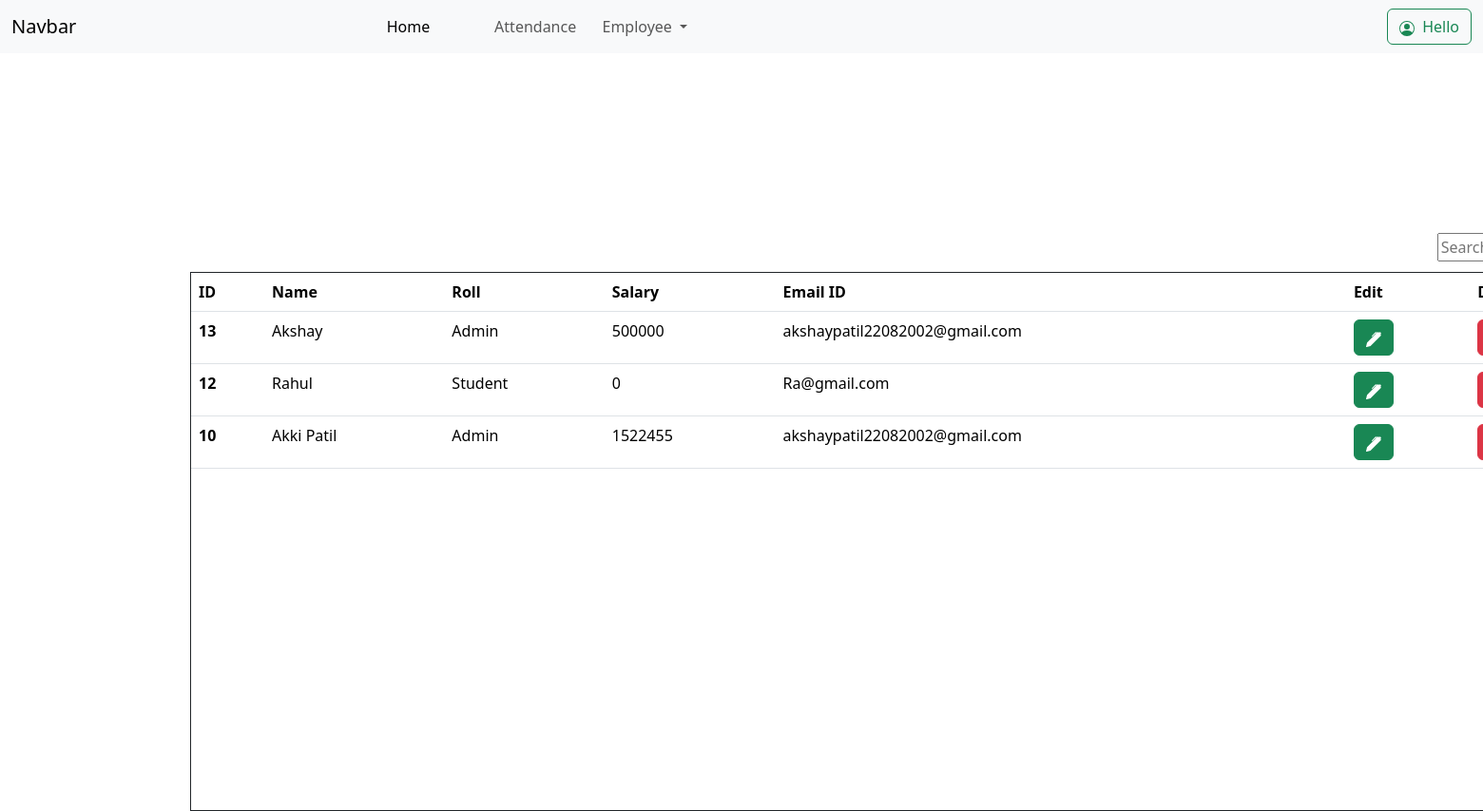
Page /page/Empllist.php (signed in) on the committed database.
### tables this page shows
CREATE TABLE IF NOT EXISTS `employee` (
  `id` int NOT NULL AUTO_INCREMENT,
  `username` varchar(255) NOT NULL,
  `email` varchar(255) NOT NULL,
  `roll` varchar(255) NOT NULL,
  `rs` varchar(255) NOT NULL,
  `info` varchar(255) NOT NULL,
  PRIMARY KEY (`id`)
);

### page/Empllist.php (the view, shortened to what this page needs)
<!DOCTYPE html>
<html lang="en">
<head>
    <link rel="stylesheet" href="../css/Style.css">
</head>
<body>
    <?php require("./navbar/nav.php");  ?>
    <input type="text" id="searchBox" placeholder="Search...">
    <div class="tables-box">
        <table class="table" id="myTable">
            <thead>
                <tr>
                    <th scope="col">ID</th>
                    <th scope="col">Name</th>
                    <th scope="col">Roll</th>
                    <th scope="col">Salary</th>
                    <th scope="col">Email ID</th>
                    <th scope="col">Edit</th>
                    <th scope="col">Delete</th>
                </tr>
            </thead>
            <tbody>
                <?php
                $query = "SELECT *FROM employee";
                $result = $conn->query($query);
                if ($result->num_rows > 0) {
                    while ($row = $result->fetch_assoc()) {
                ?>
                        <tr>
                            <th scope="row"><?php echo $row['id']; ?></th>
                            <td><?php echo $row['username']; ?></td>
                            <td><?php echo $row['roll']; ?></td>
                            <td><?php echo $row['rs']; ?></td>
                            <td><?php echo $row['email']; ?></td>
                            <td>
                            <form action="./edit.php" method="post">
                            <button type="submit" name="edit" value="<?php echo $row['id']; ?>" class="btn btn-success">
                                    </button>
                                    </form>
                                </td>
                            <td>
                                <form action="./del.php" method="post">
                                    <button type="submit" name="del" value="<?php echo $row['id']; ?>" class="btn btn-danger"></button>
                                </form>
                            </td>
                        </tr>
                <?php }
                } ?>
            </tbody>
        </table>
    </div>
</body>
</html>

### page/navbar/nav.php (shortened to what this page needs)
<!DOCTYPE html>
<html lang="en">
<head>
  <link href="https://cdn.jsdelivr.net/npm/bootstrap@5.3.3/dist/css/bootstrap.min.css" rel="stylesheet">
  <link rel="stylesheet" href="">
</head>
<body>
  <nav class="navbar navbar-expand-lg bg-light">
    <div class="container-fluid">
      <a class="navbar-brand" href="#">Navbar</a>
      <div class="collapse navbar-collapse " id="navbarSupportedContent">
        <ul class="navbar-nav me-auto mb-2 mb-lg-0  " style="position: relative; left: 8cm;">
          <li class="nav-item">
            <a class="nav-link active" aria-current="page" href="/ems/page/">Home</a>
          </li>
          <li class="nav-item">
            <a class="nav-link" href="/ems/page/Atendance.php">Attendance</a>
          </li>
          <li class="nav-item dropdown ">
            <a class="nav-link dropdown-toggle" href="#" role="button" data-bs-toggle="dropdown" aria-expanded="false">
              Employee
            </a>
          </li>
        </ul>
        <form class="d-flex" role="search">
          <div class="dropdown">
            <a class="btn btn-outline-success" href="#" role="button" data-bs-toggle="dropdown" aria-expanded="false">
              &#160&#160Hello
            </a>
          </div>
        </form>
      </div>
    </div>
  </nav>
</body>
</html>

### css/Style.css (style rules this page uses)
body { overflow: hidden; }
.tables-box { overflow-x: hidden; margin-left: 200px; height: 15cm; position: relative; top: 200px; width: 1500px; border: 1px solid; }
#searchBox { position: relative; left: 40cm; top: 5cm; }
li { z-index: 5; }

### page/navbar/nav.php (style rules this page uses)
.nav-item { width: 3cm; }

### rows in the picture
employee: id "13", username "Akshay", roll "Admin", rs "500000", email "akshaypatil22082002@gmail.com"
employee: id "12", username "Rahul", roll "Student", rs "0", email "Ra@gmail.com"
employee: id "10", username "Akki Patil", roll "Admin", rs "1522455", email "akshaypatil22082002@gmail.com"
